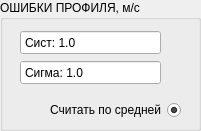
    <widget class="QGroupBox" name="groupBox_2">
     <property name="geometry">
      <rect>
       <x>770</x>
       <y>10</y>
       <width>201</width>
       <height>131</height>
      </rect>
     </property>
     <property name="title">
      <string>ОШИБКИ ПРОФИЛЯ, м/с</string>
     </property>
     <widget class="QDoubleSpinBox" name="doubleSpinBox_35">
      <property name="geometry">
       <rect>
        <x>20</x>
        <y>30</y>
        <width>141</width>
        <height>25</height>
       </rect>
      </property>
      <property name="layoutDirection">
       <enum>Qt::RightToLeft</enum>
      </property>
      <property name="autoFillBackground">
       <bool>false</bool>
      </property>
      <property name="readOnly">
       <bool>false</bool>
      </property>
      <property name="buttonSymbols">
       <enum>QAbstractSpinBox::NoButtons</enum>
      </property>
      <property name="prefix">
       <string>Сист: </string>
      </property>
      <property name="suffix">
       <string/>
      </property>
      <property name="decimals">
       <number>1</number>
      </property>
      <property name="minimum">
       <double>0.000000000000000</double>
      </property>
      <property name="maximum">
       <double>10000.000000000000000</double>
      </property>
      <property name="singleStep">
       <double>0.100000000000000</double>
      </property>
      <property name="value">
       <double>1.000000000000000</double>
      </property>
     </widget>
     <widget class="QDoubleSpinBox" name="doubleSpinBox_36">
      <property name="geometry">
       <rect>
        <x>20</x>
        <y>60</y>
        <width>141</width>
        <height>25</height>
       </rect>
      </property>
      <property name="layoutDirection">
       <enum>Qt::RightToLeft</enum>
      </property>
      <property name="autoFillBackground">
       <bool>false</bool>
      </property>
      <property name="readOnly">
       <bool>false</bool>
      </property>
      <property name="buttonSymbols">
       <enum>QAbstractSpinBox::NoButtons</enum>
      </property>
      <property name="prefix">
       <string>Сигма: </string>
      </property>
      <property name="suffix">
       <string/>
      </property>
      <property name="decimals">
       <number>1</number>
      </property>
      <property name="minimum">
       <double>0.000000000000000</double>
      </property>
      <property name="maximum">
       <double>10000.000000000000000</double>
      </property>
      <property name="singleStep">
       <double>0.100000000000000</double>
      </property>
      <property name="value">
       <double>1.000000000000000</double>
      </property>
     </widget>
     <widget class="QRadioButton" name="radioButton">
      <property name="geometry">
       <rect>
        <x>10</x>
        <y>100</y>
        <width>171</width>
        <height>20</height>
       </rect>
      </property>
      <property name="layoutDirection">
       <enum>Qt::RightToLeft</enum>
      </property>
      <property name="text">
       <string>Считать по средней</string>
      </property>
      <property name="checked">
       <bool>true</bool>
      </property>
     </widget>
    </widget>
